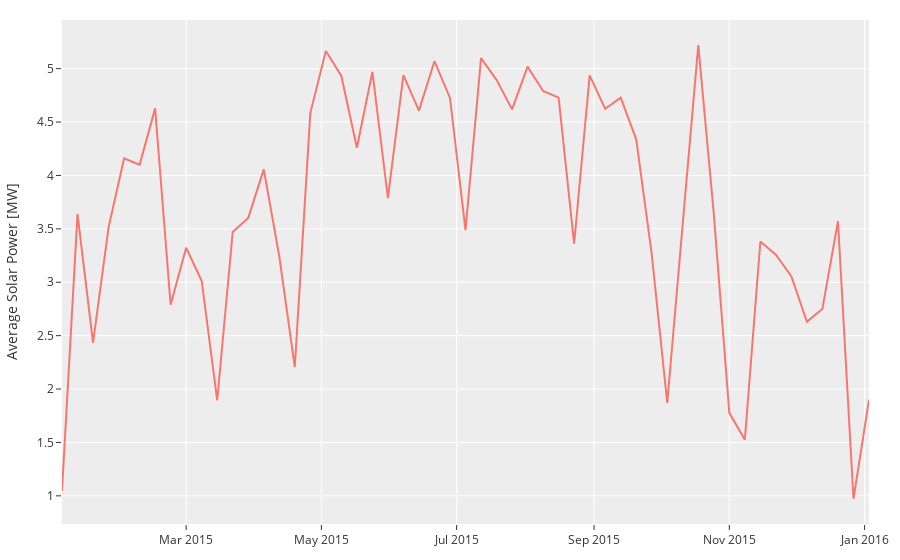

The notebook cell this image was saved under:
### Markdown cell above
#### Average Weekly Power

### Code cell
fig = go.Figure()
weekly = pv.squeeze().to_series().resample('1W').mean()
fig.add_trace(go.Scatter(x=weekly.index, y=weekly.values))
fig.update_layout(
    margin=dict(l=20, r=20, b=20, t=20),
    # height=600, width=600,
    # yaxis=dict(scaleanchor="x", scaleratio=1),
    xaxis_zeroline=True,
    yaxis_zeroline=True,
    xaxis_zerolinecolor='#969696',
    yaxis_zerolinecolor='#969696',
    yaxis_title="Average Solar Power [MW]",
    # xaxis_title="Time [s]"
    # xaxis_range=[-25, 25],
    # yaxis_range=[-25, 25],
)

### Figure 1 — Plotly figure (JSON) as saved in the notebook; plotly's stock layout.template omitted (floating-point values rounded to 4 significant figures)
{"data": [{"type": "scatter", "x": ["2015-01-04T00:00:00", "2015-01-11T00:00:00", "2015-01-18T00:00:00", "2015-01-25T00:00:00", "2015-02-01T00:00:00", "2015-02-08T00:00:00", "2015-02-15T00:00:00", "2015-02-22T00:00:00", "2015-03-01T00:00:00", "2015-03-08T00:00:00", "2015-03-15T00:00:00", "2015-03-22T00:00:00", "2015-03-29T00:00:00", "2015-04-05T00:00:00", "2015-04-12T00:00:00", "2015-04-19T00:00:00", "2015-04-26T00:00:00", "2015-05-03T00:00:00", "2015-05-10T00:00:00", "2015-05-17T00:00:00", "2015-05-24T00:00:00", "2015-05-31T00:00:00", "2015-06-07T00:00:00", "2015-06-14T00:00:00", "2015-06-21T00:00:00", "2015-06-28T00:00:00", "2015-07-05T00:00:00", "2015-07-12T00:00:00", "2015-07-19T00:00:00", "2015-07-26T00:00:00", "2015-08-02T00:00:00", "2015-08-09T00:00:00", "2015-08-16T00:00:00", "2015-08-23T00:00:00", "2015-08-30T00:00:00", "2015-09-06T00:00:00", "2015-09-13T00:00:00", "2015-09-20T00:00:00", "2015-09-27T00:00:00", "2015-10-04T00:00:00", "2015-10-11T00:00:00", "2015-10-18T00:00:00", "2015-10-25T00:00:00", "2015-11-01T00:00:00", "2015-11-08T00:00:00", "2015-11-15T00:00:00", "2015-11-22T00:00:00", "2015-11-29T00:00:00", "2015-12-06T00:00:00", "2015-12-13T00:00:00", "2015-12-20T00:00:00", "2015-12-27T00:00:00", "2016-01-03T00:00:00"], "y": [1.046, 3.638, 2.433, 3.514, 4.16, 4.1, 4.628, 2.79, 3.323, 3.014, 1.893, 3.47, 3.602, 4.057, 3.244, 2.206, 4.584, 5.165, 4.931, 4.26, 4.969, 3.789, 4.94, 4.608, 5.07, 4.726, 3.488, 5.099, 4.895, 4.619, 5.019, 4.791, 4.729, 3.36, 4.937, 4.624, 4.729, 4.339, 3.262, 1.869, 3.552, 5.22, 3.638, 1.777, 1.526, 3.382, 3.257, 3.055, 2.629, 2.752, 3.573, 0.9722, 1.901]}], "layout": {"autosize": true, "margin": {"b": 20, "l": 20, "r": 20, "t": 20}, "xaxis": {"autorange": true, "range": ["2015-01-04", "2016-01-03"], "type": "date", "zeroline": true, "zerolinecolor": "#969696"}, "yaxis": {"autorange": true, "range": [0.7362, 5.456], "title": {"text": "Average Solar Power [MW]"}, "type": "linear", "zeroline": true, "zerolinecolor": "#969696"}}}
